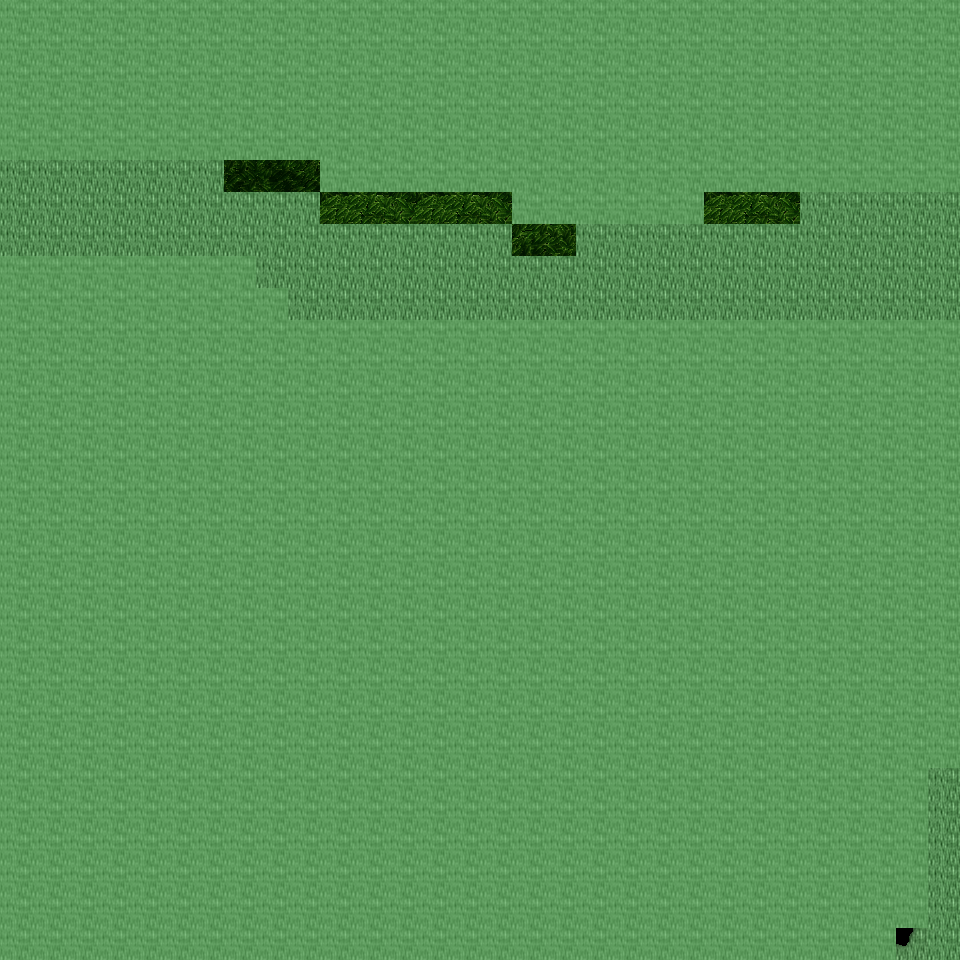

This game map was drawn from its Tiled (.tmx) file and the tilesets committed beside it. A one-line description and the trimmed map source follow:
An orthogonal 30x30 tile map with 32x32 px tiles, 6 tile layers (Ground, Object, Object2, Above, ...), 6 tilesets and 4 objects (4x mapExit).

<map version="1.0" orientation="orthogonal" renderorder="right-down" width="30" height="30" tilewidth="32" tileheight="32" nextobjectid="5">
  <tileset firstgid="1" name="tileset_ground_ground" tilewidth="32" tileheight="32" tilecount="33" columns="3">
    <image source="../drawable/tileset_ground_ground.png" width="96" height="352" />
  </tileset>
  <tileset firstgid="34" name="tileset_ground_ground_2" tilewidth="32" tileheight="32" tilecount="4" columns="4">
    <image source="../drawable/tileset_ground_ground_2.png" width="128" height="32" />
  </tileset>
  <tileset firstgid="38" name="tileset_ground_grass_edges" tilewidth="32" tileheight="32" tilecount="36" columns="12">
    <image source="../drawable/tileset_ground_grass_edges.png" width="384" height="96" />
  </tileset>
  <tileset firstgid="74" name="tileset_ground_grass_corners" tilewidth="32" tileheight="32" tilecount="24" columns="6">
    <image source="../drawable/tileset_ground_grass_corners.png" width="192" height="128" />
  </tileset>
  <tileset firstgid="98" name="tileset_plant_tree_tree_darkgreen" tilewidth="32" tileheight="32" tilecount="88" columns="8">
    <image source="../drawable/tileset_plant_tree_tree_darkgreen.png" width="256" height="352" />
  </tileset>
  <tileset firstgid="186" name="tileset_logic_collision" tilewidth="32" tileheight="32" tilecount="1" columns="1">
    <image source="../drawable/tileset_logic_collision.png" width="32" height="32" />
  </tileset>
  <layer name="Ground" width="30" height="30">
    <data>[900 cells, 900 non-empty, 2 distinct tile ids]</data>
  </layer>
  <layer name="Object" width="30" height="30">
    <data>[900 cells, 42 non-empty, 6 distinct tile ids]</data>
  </layer>
  <layer name="Object2" width="30" height="30">
    <data>[900 cells, 0 non-empty, 0 distinct tile ids]</data>
  </layer>
  <layer name="Above" width="30" height="30">
    <data>[900 cells, 190 non-empty, 18 distinct tile ids]</data>
  </layer>
  <layer name="Above2" width="30" height="30">
    <data>[900 cells, 0 non-empty, 0 distinct tile ids]</data>
  </layer>
  <layer name="Walkable" width="30" height="30">
    <data>[900 cells, 786 non-empty, 1 distinct tile ids]</data>
  </layer>
  <objectgroup name="MapEvents">
    <object id="1" name="south" type="mapExit" x="896" y="928" width="64" height="32">
      <properties>
        <property name="map" value="level_0_x138_y61" />
        <property name="x" value="28" />
        <property name="y" value="1" />
      </properties>
    </object>
    <object id="2" name="west" type="mapExit" x="0" y="160" width="32" height="96">
      <properties>
        <property name="map" value="level_0_x137_y60" />
        <property name="x" value="28" />
        <property name="y" value="5" />
      </properties>
    </object>
    <object id="3" name="east" type="mapExit" x="928" y="192" width="32" height="128">
      <properties>
        <property name="map" value="level_0_x139_y60" />
        <property name="x" value="1" />
        <property name="y" value="6" />
      </properties>
    </object>
    <object id="4" name="east2" type="mapExit" x="928" y="768" width="32" height="192">
      <properties>
        <property name="map" value="level_0_x139_y60" />
        <property name="x" value="1" />
        <property name="y" value="24" />
      </properties>
    </object>
  </objectgroup>
</map>
